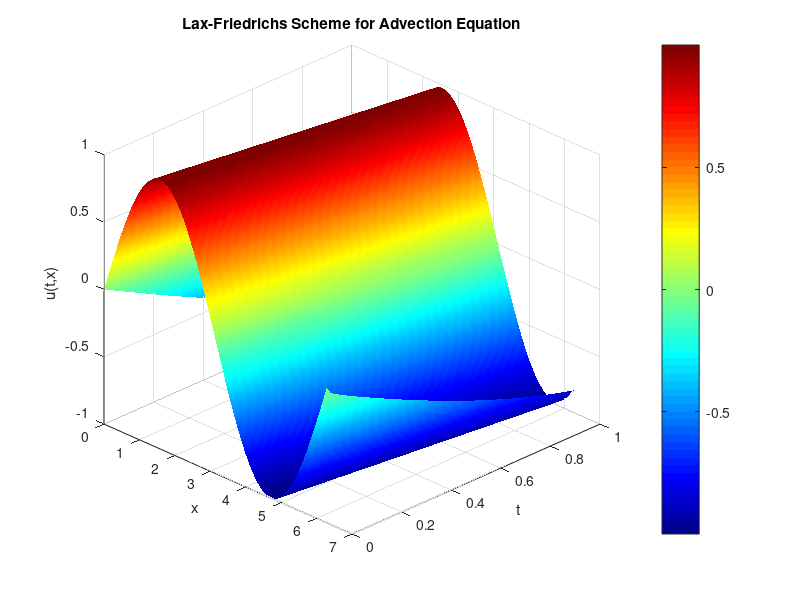

The MATLAB script that drew this image:
% Parameters
L = 2*pi;
Nx = 200;
x = linspace(0, L, Nx);
dx = x(2) - x(1);

T = 1;
dt = 0.5 * dx;     % CFL condition: dt/dx <= 1
Nt = round(T / dt);
t = linspace(0, T, Nt);
lambda = dt/dx;

% Initialize solution
u = zeros(Nt, Nx);
u(1, :) = sin(x);  % Initial condition

% Time integration (Lax-Friedrichs)
for n = 1:Nt-1
    u(n+1,1) = -sin(t(n+1));  % Dirichlet BC at x=0
    for j = 2:Nx-1
        u(n+1,j) = 0.5*(u(n,j+1) + u(n,j-1)) - 0.5*lambda*(u(n,j+1) - u(n,j-1));
    end
    u(n+1,Nx) = u(n+1,Nx-1);  % Neumann-style dummy BC at x = 2π
end

% Plot using surf
[X, Tgrid] = meshgrid(x, t);
figure;
surf(X, Tgrid, u);
xlabel('x'); ylabel('t'); zlabel('u(t,x)');
title('Lax-Friedrichs Scheme for Advection Equation');
shading interp; colormap jet; colorbar;
view(45, 30);
